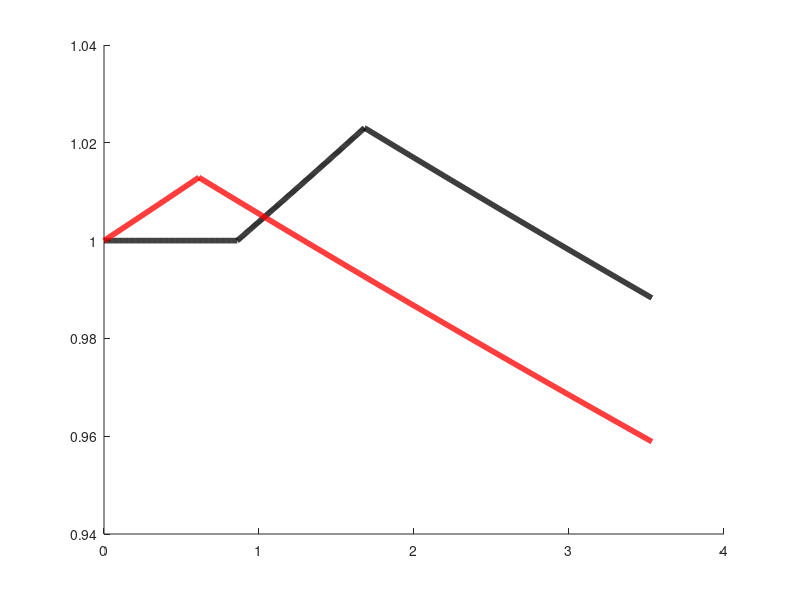

This chart was generated by the following MATLAB code: (Note: this script raises an error after producing the figure.)
clear;
clc;

load simulation_nofees.mat welfare_banker welfare_e welfare_buyer_comp welfare_seller_comp
entrepreneur_nofee = welfare_e;
banker_nofee = welfare_banker;
seller_nofee = welfare_seller_comp;
buyer_nofee = welfare_buyer_comp;
clearvars welfare_buyer_comp welfare_seller_comp welfare_e welfare_banker
load simulation_fees.mat welfare_e welfare_banker welfare_buyer_comp welfare_seller_comp icbdc_grid i_m
entrepreneur_fee = welfare_e;
banker_fee = welfare_banker;
seller_fee = welfare_seller_comp;
buyer_fee = welfare_buyer_comp;
clearvars welfare_buyer_comp welfare_seller_comp welfare_e welfare_banker
% Entrepreneurs
f = figure;
hold on
plot(icbdc_grid*100,entrepreneur_nofee./entrepreneur_nofee(1),'k','linewidth',4)
plot(icbdc_grid*100,entrepreneur_fee./entrepreneur_fee(1),'r','linewidth',4)
xlabel('$i_{CBDC}$','interpreter','latex',FontSize=20)
xlim([0,3])
xtickformat("percentage")
ax=gca;
ax.FontSize = 20;
set(f,'PaperType','A4');
set(f,"PaperOrientation","landscape")
print('US_welfare_entre','-dpdf','-r200','-fillpage')
% Bankers
f=figure;
hold on
plot(icbdc_grid*100,banker_nofee./banker_nofee(1),'k','linewidth',4)
plot(icbdc_grid*100,banker_fee./banker_fee(1),'r','linewidth',4)
xlabel('$i_{CBDC}$','interpreter','latex',FontSize=20)
xlim([0,3])
xtickformat("percentage")
ax=gca;
ax.FontSize = 20;
set(f,'PaperType','A4');
set(f,"PaperOrientation","landscape")
print('US_welfare_banker','-dpdf','-r200','-fillpage')
% Households
f=figure;
hold on
plot(icbdc_grid*100,seller_nofee+buyer_nofee-1,'k','linewidth',4)
plot(icbdc_grid*100,seller_fee+buyer_fee-1,'r','linewidth',4)
xlabel('$i_{CBDC}$','interpreter','latex',FontSize=20)
xlim([0,3])
xtickformat("percentage")
ax=gca;
ax.FontSize = 20;
set(f,'PaperType','A4');
set(f,"PaperOrientation","landscape")
print('US_welfare_hh','-dpdf','-r200','-fillpage')